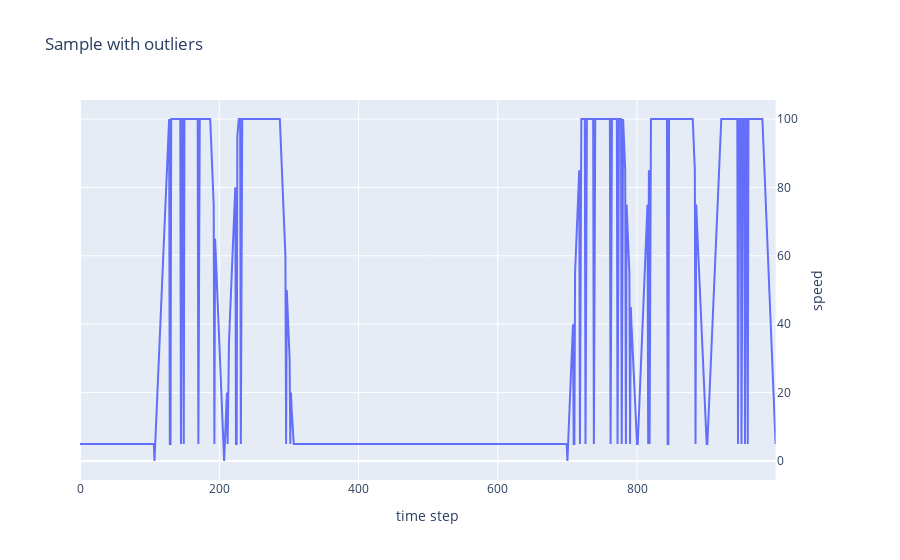

Notebook code cell kept with this figure:
### Markdown cell above
## Train sample with outliers

When the data contains no outliers, RNNs won't have advantages over traditional ML models.
Real sensor data, however, always have outliers of some sorts. In our case we will introduce outliers in train segments at a random point in time, with a given probability. The outlier speed would be the same as for walk segment.

### Code cell
sample = generate_sample(outlier_prob=0.05)
fig = sample.get_figure()
fig.update_layout(title_text="Sample with outliers")
fig.show()

### Figure 1 — Plotly figure (JSON) as saved in the notebook; plotly's stock layout.template omitted (floating-point values rounded to 4 significant figures; data arrays with more than 128 entries replaced by an {"elided": "..."} marker saying what was removed)
{"data": [{"name": "speed", "type": "scatter", "x": {"elided": "1000 int values"}, "xaxis": "x", "y": {"elided": "1000 int values"}, "yaxis": "y2"}], "layout": {"title": {"text": "Sample with outliers"}, "xaxis": {"anchor": "y", "domain": [0, 0.94], "title": {"text": "time step"}}, "yaxis": {"anchor": "x", "domain": [0, 1], "title": {"text": "speed"}}, "yaxis2": {"anchor": "x", "overlaying": "y", "side": "right", "title": {"text": "speed"}}}}
